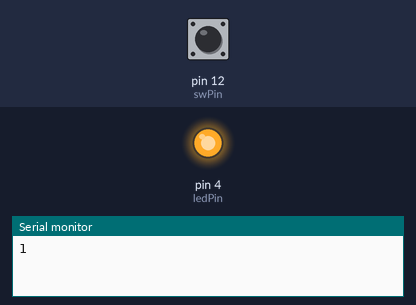
This sketch was run on a simulated Arduino Uno, built with avr-gcc and run on an emulated ATmega328P. On the bench: output pins drawn as LEDs (lit = HIGH), the last lines printed to the serial monitor. The test bench sets the inputs (shaded band); at power-on: pin 12 (swPin) HIGH.

Above: at 1.2 s.
1.3 s: pin 12 (swPin) pulled LOW for 0.15 s
At 2.6 s:
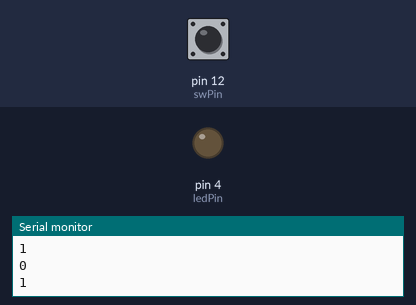
2.9 s: pin 12 (swPin) pulled LOW for 1 s
At 5.1 s:
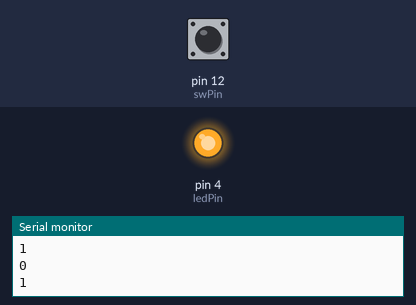
5.4 s: pin 12 (swPin) pulled LOW for 3.2 s
At 9.9 s:
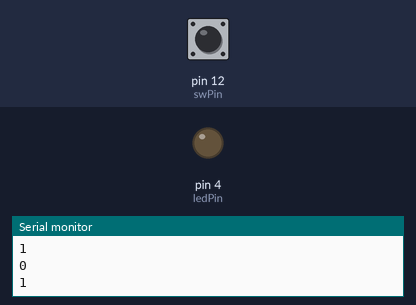
Timing chart, 0 to 11.4 s (numbered marks = the images above; inputs shaded):
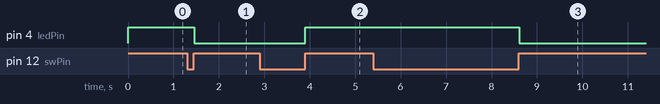

Measured:
- after the input at 1.3 s, pin 4 (ledPin): HIGH → LOW after 0.16 s
- after the input at 2.9 s, pin 4 (ledPin): LOW → HIGH after 1.0 s
- after the input at 5.4 s, pin 4 (ledPin): HIGH → LOW after 3.2 s

The sketch:

4._Lys_p____av_med_debounce.ino
```cpp
int ledPin = 4;
int swPin = 12;

boolean swPinLast = false;
boolean ledState = false;

void setup ()
{
	Serial.begin(9600);

	pinMode(ledPin, OUTPUT);
	pinMode(swPin, INPUT);

	digitalWrite(ledPin, LOW);
}

boolean debounce (int pin, boolean last)
{
	boolean current = digitalRead(pin);
	if (last != current) {
		delay(5);
		current = digitalRead(pin);
	}
	return current;
}

void loop ()
{
	boolean state = debounce(swPin, swPinLast);

	if (state != swPinLast) {
		Serial.println(state);

		if (state == true) {
			ledState = !ledState;
			if (ledState == true) {
				digitalWrite(ledPin, HIGH);
			} else {
				digitalWrite(ledPin, LOW);
			}
		}

		swPinLast = state;
	}
}
```
